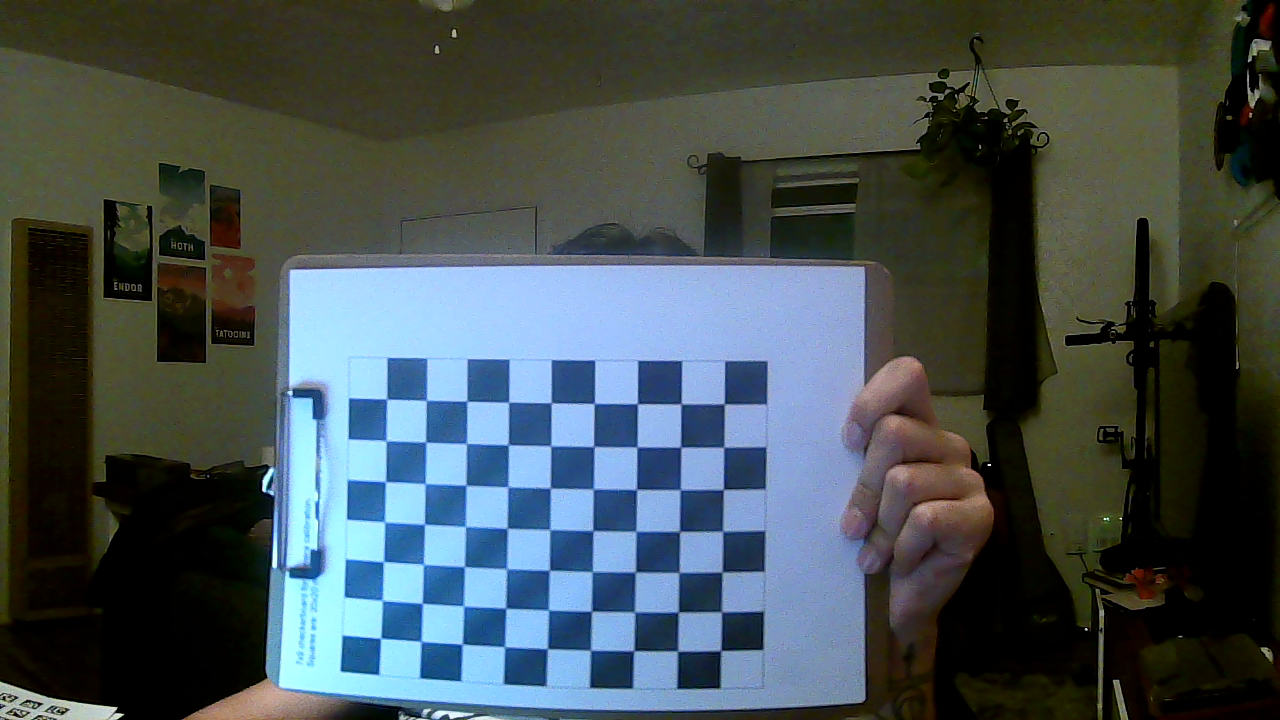
#> input picture Camera_Calibration/cal_01.png, 1280 x 720 px
$ python -i live_tag_viewer.py   (imports and definitions only)
#> lines starting #> are read from the running program, lines starting #| are printed output that depends on the picture; after the words box and inside, x2 and y2 are one past the last pixel; in counts of white or black regions, pixels touching at a corner belong together
#!/usr/bin/env python3
"""
live_tag_viewer.py
------------------
Live detection viewer for the overhead scene camera.
Detects AprilTags AND black squares on white paper (zone corner markers).

Press 'q' to quit, 's' to save a snapshot.

Usage:
  python3 live_tag_viewer.py [--camera 4]
"""

import cv2
import numpy as np
import dt_apriltags
import argparse
import time
import sys

# Tag role assignments
TOOL_TAGS = {2: 'phillips', 3: 'hammer', 4: 'flathead'}
GRIPPER_TAG = 22

# Zone dimensions (inches): x = depth from robot, y = lateral width
# Both zones share 15.5in depth; width distinguishes them (14.5 vs 9)
PICKUP_DIMS = (15.5, 14.5)   # (x_depth, y_width)
DROPOFF_DIMS = (15.5, 9.0)   # (x_depth, y_width)


# [7 lines left out: function get_tag_label, not called in this run]


def detect_black_squares(gray, min_area=400, max_area=80000):
    """Detect black squares on white paper in a grayscale image.

    Returns a list of dicts with keys: center, contour, area, corners.
    """
    # Adaptive threshold handles uneven lighting from the angled camera
    binary = cv2.adaptiveThreshold(
        gray, 255, cv2.ADAPTIVE_THRESH_GAUSSIAN_C,
        cv2.THRESH_BINARY_INV, 51, 15)

    # Clean up noise
    kernel = cv2.getStructuringElement(cv2.MORPH_RECT, (3, 3))
    binary = cv2.morphologyEx(binary, cv2.MORPH_CLOSE, kernel, iterations=2)
    binary = cv2.morphologyEx(binary, cv2.MORPH_OPEN, kernel, iterations=1)

    contours, _ = cv2.findContours(binary, cv2.RETR_EXTERNAL, cv2.CHAIN_APPROX_SIMPLE)

    squares = []
    for contour in contours:
        area = cv2.contourArea(contour)
        if area < min_area or area > max_area:
            continue

        # Approximate to polygon
        peri = cv2.arcLength(contour, True)
        approx = cv2.approxPolyDP(contour, 0.04 * peri, True)

        # Must be a quadrilateral
        if len(approx) != 4:
            continue

        # Check roughly square aspect ratio (allow perspective skew)
        x, y, w, h = cv2.boundingRect(approx)
        aspect = float(w) / h if h > 0 else 0
        if aspect < 0.5 or aspect > 2.0:
            continue

        # Solidity check — filled square, not a frame or hollow shape
        hull = cv2.convexHull(contour)
        hull_area = cv2.contourArea(hull)
        solidity = area / hull_area if hull_area > 0 else 0
        if solidity < 0.80:
            continue

        # Check that interior is dark (mean intensity inside contour < threshold)
        mask = np.zeros(gray.shape, dtype=np.uint8)
        cv2.drawContours(mask, [approx], -1, 255, -1)
        mean_val = cv2.mean(gray, mask=mask)[0]
        if mean_val > 100:  # not dark enough to be a black square
            continue

        M = cv2.moments(contour)
        if M["m00"] > 0:
            cx = int(M["m10"] / M["m00"])
            cy = int(M["m01"] / M["m00"])
            squares.append({
                'center': (cx, cy),
                'contour': approx,
                'area': area,
                'corners': approx.reshape(-1, 2),
            })

    return squares


# [210 lines left out: functions group_squares_into_zones, identify_zones, main, not called in this run]


# [2 lines not run here, left out]

>>> import cv2
>>> picture = cv2.imread('Camera_Calibration/cal_01.png', cv2.IMREAD_GRAYSCALE)
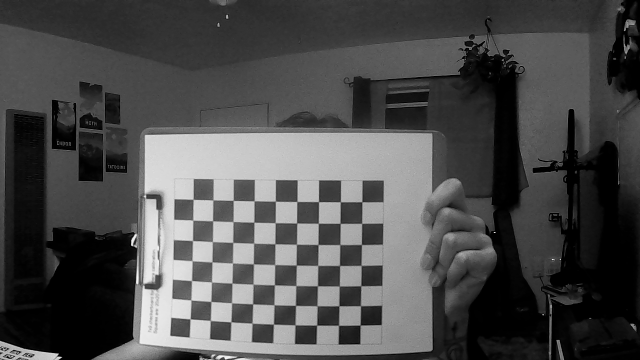
#> picture: shape (720, 1280) (shown at 1/2 size); min 0, max 251, mean 76.4
>>> result = detect_black_squares(picture)
#> in detect_black_squares, `binary = cv2.adaptiveThreshold( gray, 255, cv2.ADAPTIVE_THRESH_GAUSSIA..`:
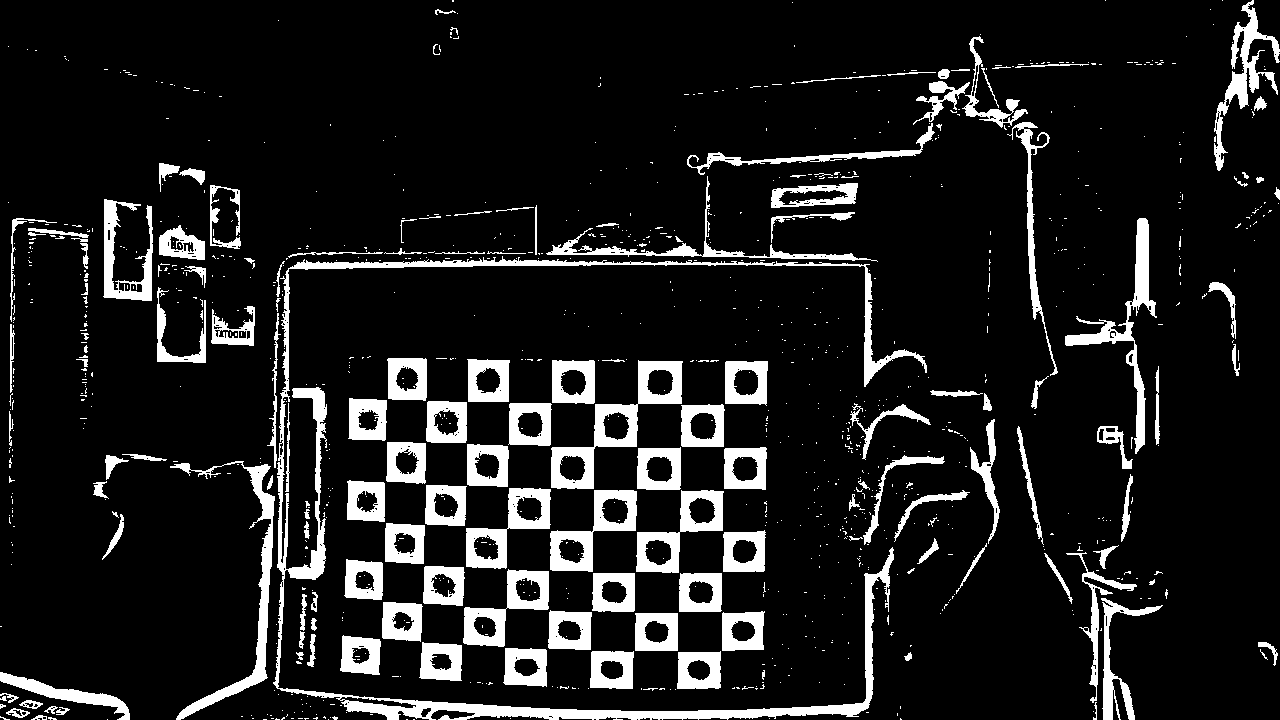
#> binary: shape (720, 1280); 11.4% white; 1065 white regions (915 under 20 px), largest, box (x1, y1, x2, y2) and area: (273, 256, 927, 720) 14400, (551, 360, 683, 489) 3930, (170, 461, 275, 720) 3284
#> in detect_black_squares, `binary = cv2.morphologyEx(binary, cv2.MORPH_OPEN, kernel, iterations=1)`:
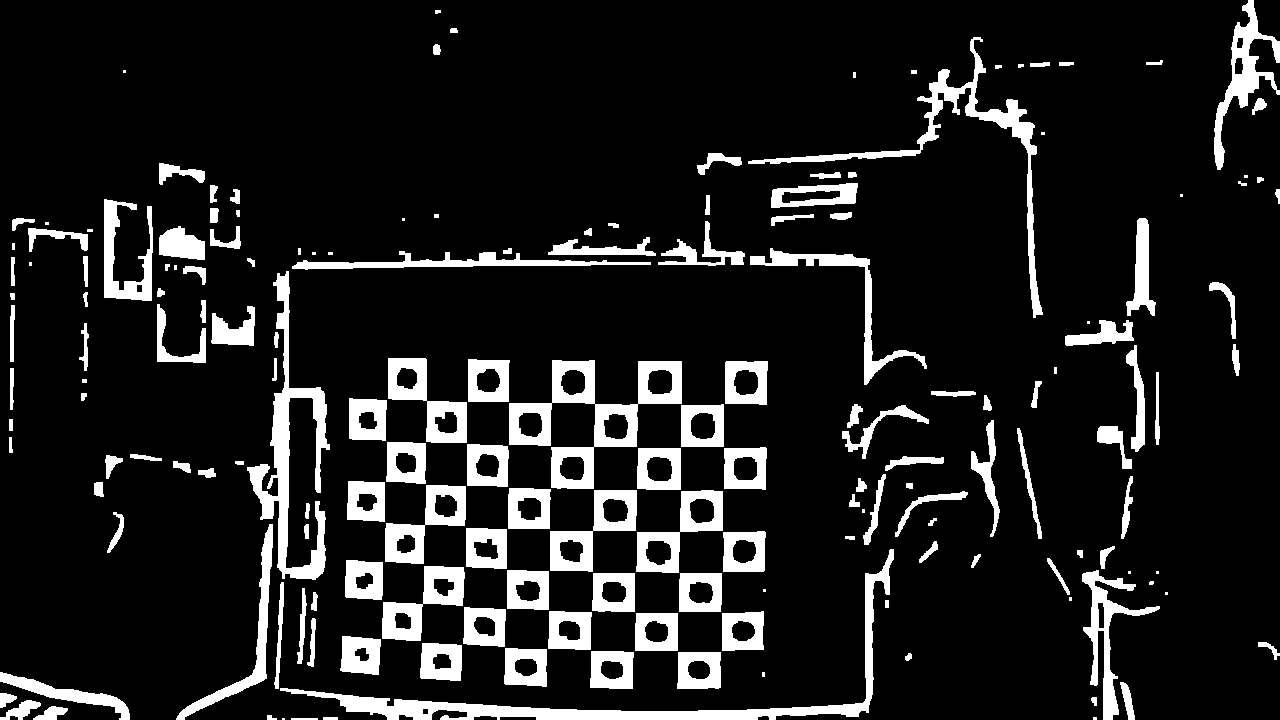
#> binary: shape (720, 1280); 12.1% white; 174 white regions (23 under 20 px)
#> in detect_black_squares, `contours, _ = cv2.findContours(binary, cv2.RETR_EXTERNAL, cv2.CHAIN_AP..`: contours = 174 contours, 35 with area under 20; largest, box (x1, y1, x2, y2) and area: (509, 360, 682, 489) 8713, (280, 549, 894, 720) 6772, (247, 271, 330, 580) 5538, (748, 37, 1043, 318) 4162, (550, 490, 637, 572) 3312
#> the loop in detect_black_squares, `for contour in contours:` made 174 passes
#> (area, peri, approx, x, y, w, h, aspect) on passes 14, 15, 16, 17, 19: (1504, 158.5, [[678, 652], [677, 688], [720, 687], [720, 652]], 677, 652, 44, 37, 1.19), (1506, 157.7, [[591, 651], [590, 687], [632, 688], [633, 652]], 590, 651, 44, 38, 1.16), (1474.5, 157.9, [[505, 648], [505, 684], [546, 686], [546, 649]], 505, 648, 42, 39, 1.08), (1401, 151.3, [[422, 643], [421, 678], [460, 680], [461, 645]], 421, 643, 41, 38, 1.08), (1306.5, 149.6, [[342, 636], [340, 670], [378, 674], [380, 639]], 340, 636, 41, 39, 1.05)
#> after the loop in detect_black_squares, `for contour in contours:`:
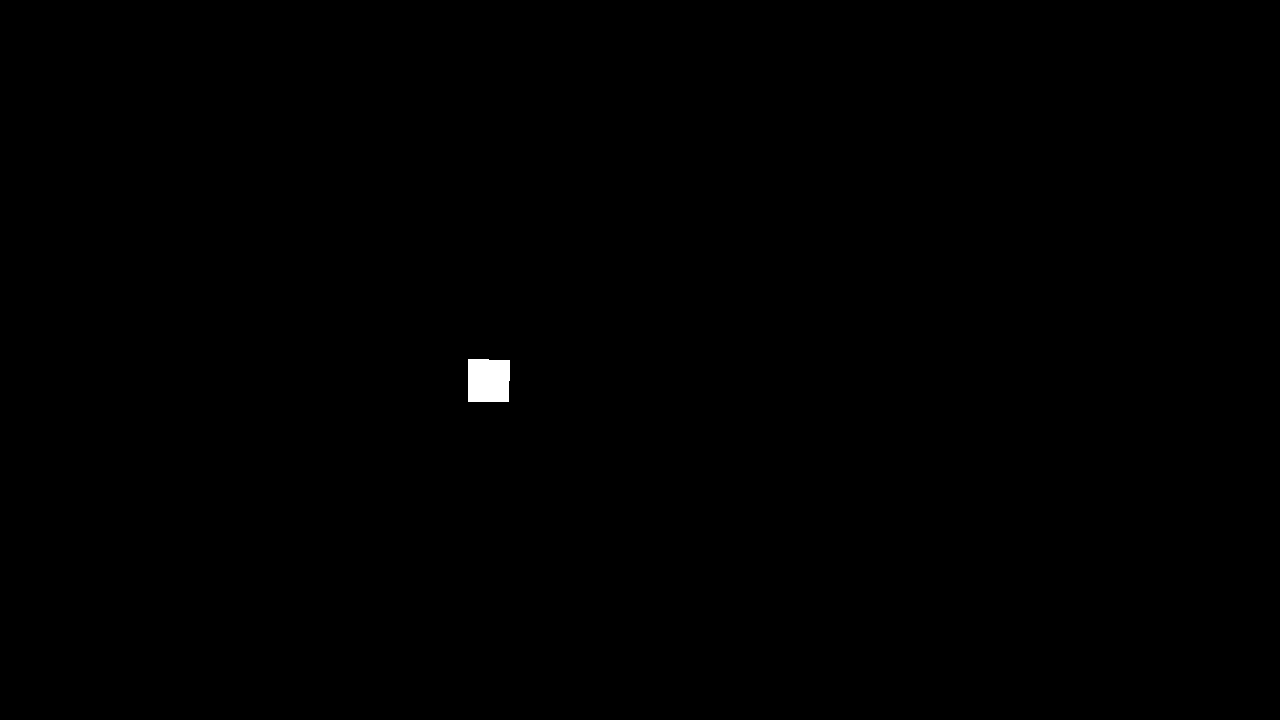
#> mask: shape (720, 1280); 0.19% white; 1 white region, box (x1, y1, x2, y2) and area: (468, 359, 510, 402) 1764
#> after the loop in detect_black_squares, `for contour in contours:`: squares = 25 items
#> result = 25 items

$ run again, on Camera_Calibration/cal_02.png
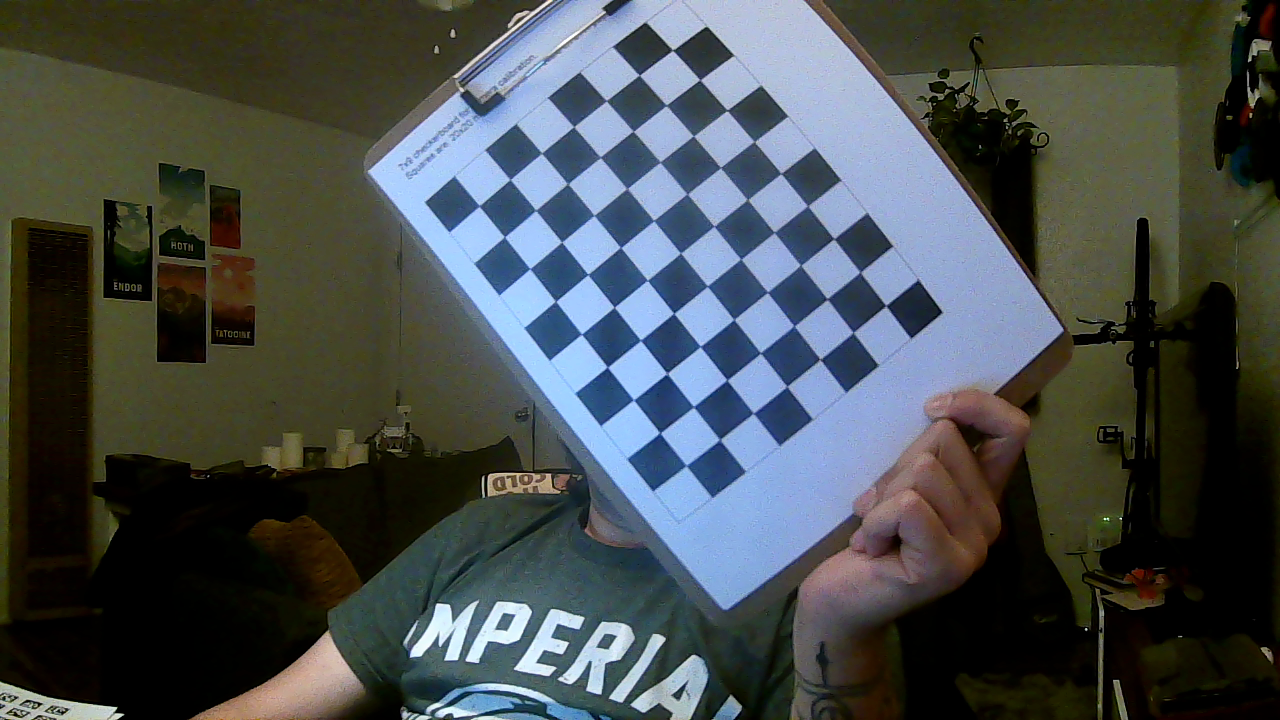
#> input picture Camera_Calibration/cal_02.png, 1280 x 720 px
#> `picture = cv2.imread('Camera_Calibration/cal_01.png', cv2.IMREAD_GRAYS..`:
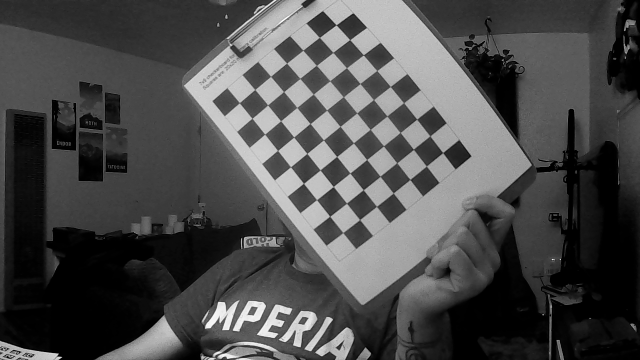
#> picture: shape (720, 1280) (shown at 1/2 size); min 0, max 253, mean 75.2
#> in detect_black_squares, `binary = cv2.morphologyEx(binary, cv2.MORPH_OPEN, kernel, iterations=1)`:
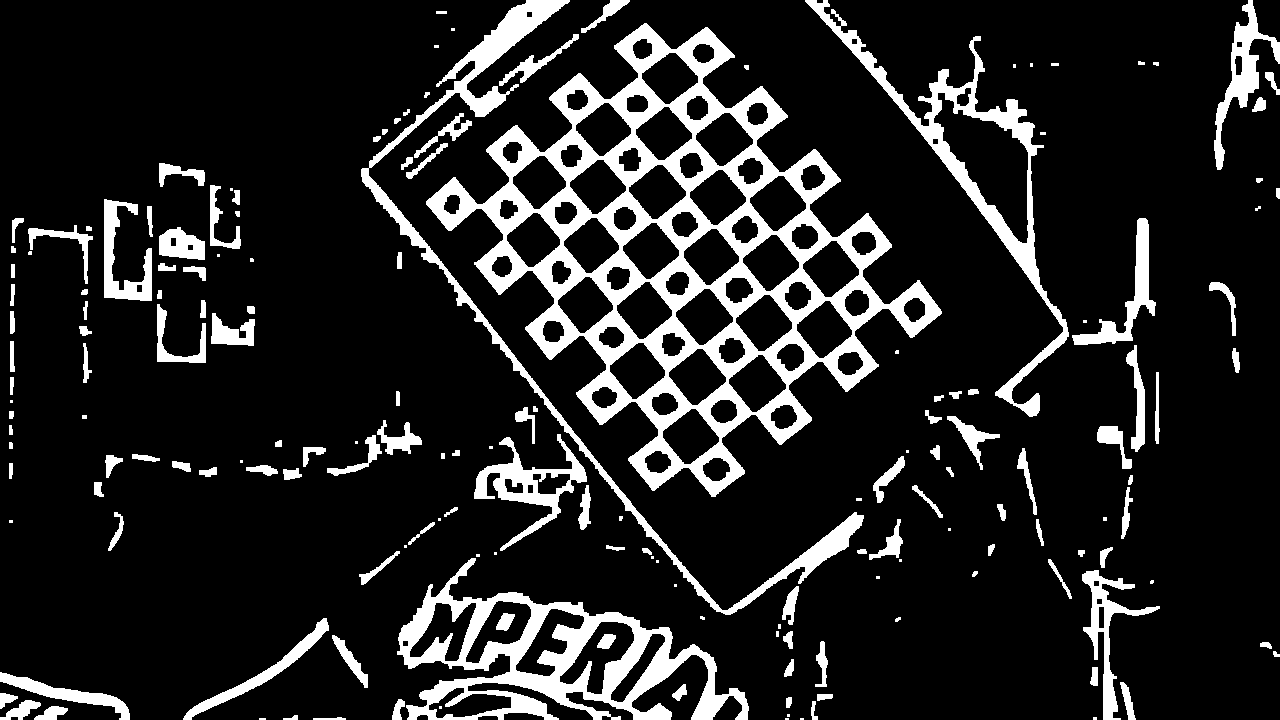
#> binary: shape (720, 1280); 14.1% white; 174 white regions (41 under 20 px)
#> contours = 171 contours, 56 with area under 20; largest, box (x1, y1, x2, y2) and area: (426, 23, 942, 497) 111200, (397, 558, 749, 720) 26449, (805, 0, 1069, 417) 15204, (361, 0, 864, 615) 9750, (474, 434, 587, 551) 3736
#> the loop in detect_black_squares, `for contour in contours:` made 171 passes
#> area on passes 5, 6, 8: 37, 27.5, 243
#> after the loop in detect_black_squares, `for contour in contours:`: squares = []
